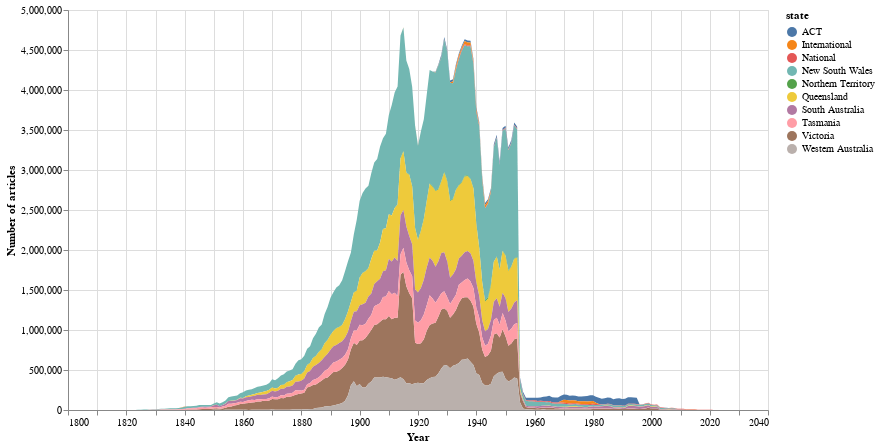

The notebook cell saved with this chart:
### Markdown cell above
Hmm, how are we going to visualise the results. Let's start with a stacked area chart.

### Code cell
# Make a chart
alt.Chart(df_states_years).mark_area().encode(
    # Show years on the X axis
    x=alt.X("term:Q", axis=alt.Axis(format="c", title="Year")),
    # Show the stacked number of articles on the Y axis
    y=alt.Y(
        "total_results:Q",
        axis=alt.Axis(format=",d", title="Number of articles"),
        stack=True,
    ),
    # Use color to distinguish the states
    color="state:N",
    # And show the state / year / and total details on hover
    tooltip=[
        "state",
        alt.Tooltip("term:Q", title="Year"),
        alt.Tooltip("total_results:Q", title="Articles", format=","),
    ],
).properties(width=700, height=400)

### Figure 1 — Vega-Lite specification as saved in the notebook (floating-point values rounded to 4 significant figures; data arrays with more than 128 entries replaced by an {"elided": "..."} marker saying what was removed)
{"config": {"view": {"continuousWidth": 300, "continuousHeight": 300}}, "data": {"name": "data-a169af29734161bc56f30ccbbde9b232"}, "mark": {"type": "area"}, "encoding": {"color": {"field": "state", "type": "nominal"}, "tooltip": [{"field": "state", "type": "nominal"}, {"field": "term", "title": "Year", "type": "quantitative"}, {"field": "total_results", "format": ",", "title": "Articles", "type": "quantitative"}], "x": {"axis": {"format": "c", "title": "Year"}, "field": "term", "type": "quantitative"}, "y": {"axis": {"format": ",d", "title": "Number of articles"}, "field": "total_results", "stack": true, "type": "quantitative"}}, "height": 400, "width": 700, "$schema": "https://vega.github.io/schema/vega-lite/v5.20.1.json", "datasets": {"data-a169af29734161bc56f30ccbbde9b232": {"elided": "1391 records"}}}
